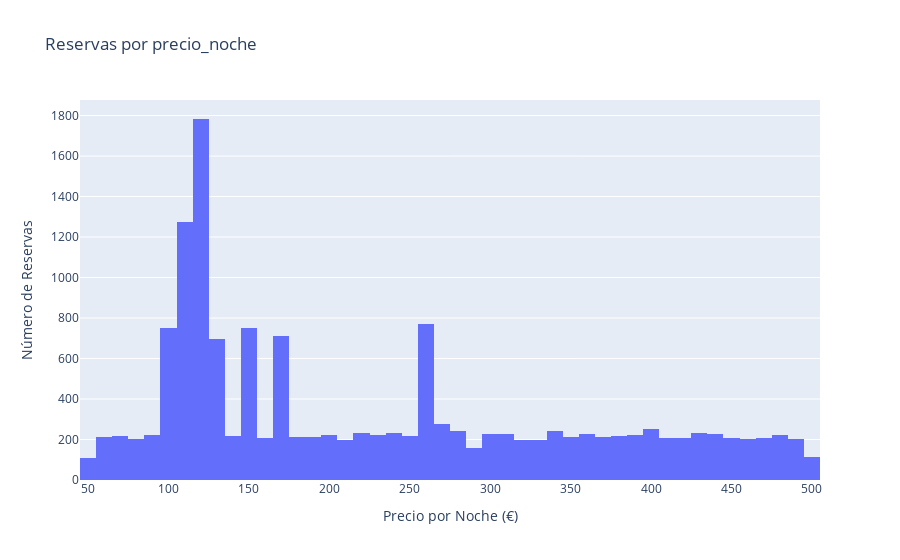

The code cell stored with this chart in its notebook:
### Markdown cell above
### Resumen de precio_noche, precio_medio_hotel, y Esfuerzo_cliente_%

### Code cell
fig = px.histogram(
    df_final,
    x="precio_noche",
    nbins=50,  
    title="Reservas por precio_noche",
    labels={"precio_noche": "Precio por Noche (€)"}
)
fig.update_layout(yaxis_title="Número de Reservas")
fig.show()

### Figure 1 — Plotly figure (JSON) as saved in the notebook; plotly's stock layout.template omitted (floating-point values rounded to 4 significant figures; data arrays with more than 128 entries replaced by an {"elided": "..."} marker saying what was removed)
{"data": [{"bingroup": "x", "hovertemplate": "Precio por Noche (€)=%{x}<br>count=%{y}<extra></extra>", "legendgroup": "", "marker": {"color": "#636efa", "pattern": {"shape": ""}}, "name": "", "nbinsx": 50, "orientation": "v", "showlegend": false, "type": "histogram", "x": {"elided": "15000 float values"}, "xaxis": "x", "yaxis": "y"}], "layout": {"barmode": "relative", "legend": {"tracegroupgap": 0}, "title": {"text": "Reservas por precio_noche"}, "xaxis": {"anchor": "y", "domain": [0, 1], "title": {"text": "Precio por Noche (€)"}}, "yaxis": {"anchor": "x", "domain": [0, 1], "title": {"text": "Número de Reservas"}}}}
